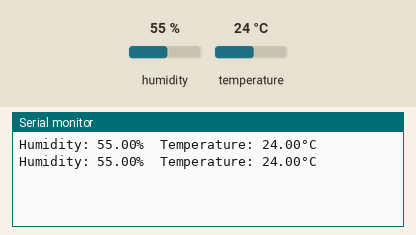
Simulated run of this sketch. Board: Arduino Uno, built with avr-gcc and run on an emulated ATmega328P. Shown: the last lines printed to the serial monitor. The test bench sets the inputs (shaded band); at power-on: humidity 55 %, temperature 24 °C.

Above: at 2.8 s.
2.9 s: humidity set to 22 %
At 5.0 s:
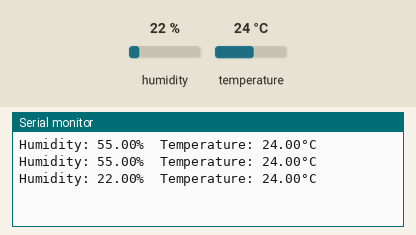
5.6 s: temperature set to 12 °C
At 6.7 s:
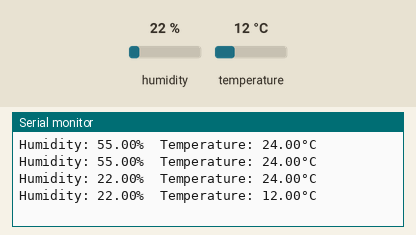
8.3 s: humidity set to 40 %
At 11.5 s:
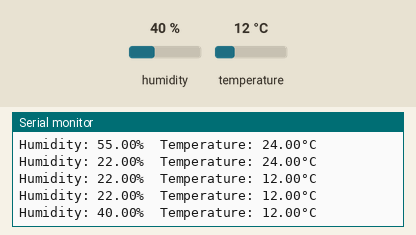
Timing chart, 0 to 13.0 s (numbered marks = the images above; inputs shaded):
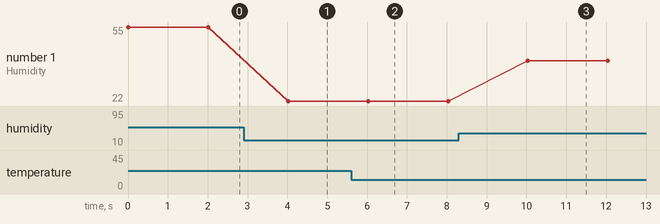

The sketch:

dht22_sensor.ino
```cpp
#include "DHT.h"

#define DHT_PIN 7  // Pin waar de DHT sensor is aangesloten
#define DHT_TYPE DHT22  // Type van de DHT sensor (DHT11, DHT22, of AM2302)

const int LM35_PIN_3;

DHT dht(DHT_PIN, DHT_TYPE);  // Maak een DHT object aan

void setup() {
  Serial.begin(9600);  // Zet de seriele monitor aan
  dht.begin();  // Initialiseer de DHT sensor
}

void loop() {
  float humidity = dht.readHumidity();  // Lees de vochtigheid uit
  float temperature = dht.readTemperature();  // Lees de temperatuur uit

  // Controleer of de uitlezingen niet nul zijn en of de sensor niet faalt
  if (isnan(humidity) || isnan(temperature)) {
    Serial.println("Failed to read from DHT sensor!");
  } else {
    Serial.print("Humidity: ");
    Serial.print(humidity);
    Serial.print("%  Temperature: ");
    Serial.print(temperature);
    Serial.println("°C");
  }

  delay(2000);  // Wacht 2 seconden voor de volgende uitlezing
}
```

Measured:
- after the input at 2.9 s, the serial monitor: prints a new line after 1.1 s (image 1)
- after the input at 5.6 s, the serial monitor: prints a new line after 0.42 s (image 2)
- after the input at 8.3 s, the serial monitor: prints a new line after 1.7 s (image 3)
- plotted number 1: 55 → 22 after the input at 2.9 s, 22 → 40 after the input at 8.3 s
